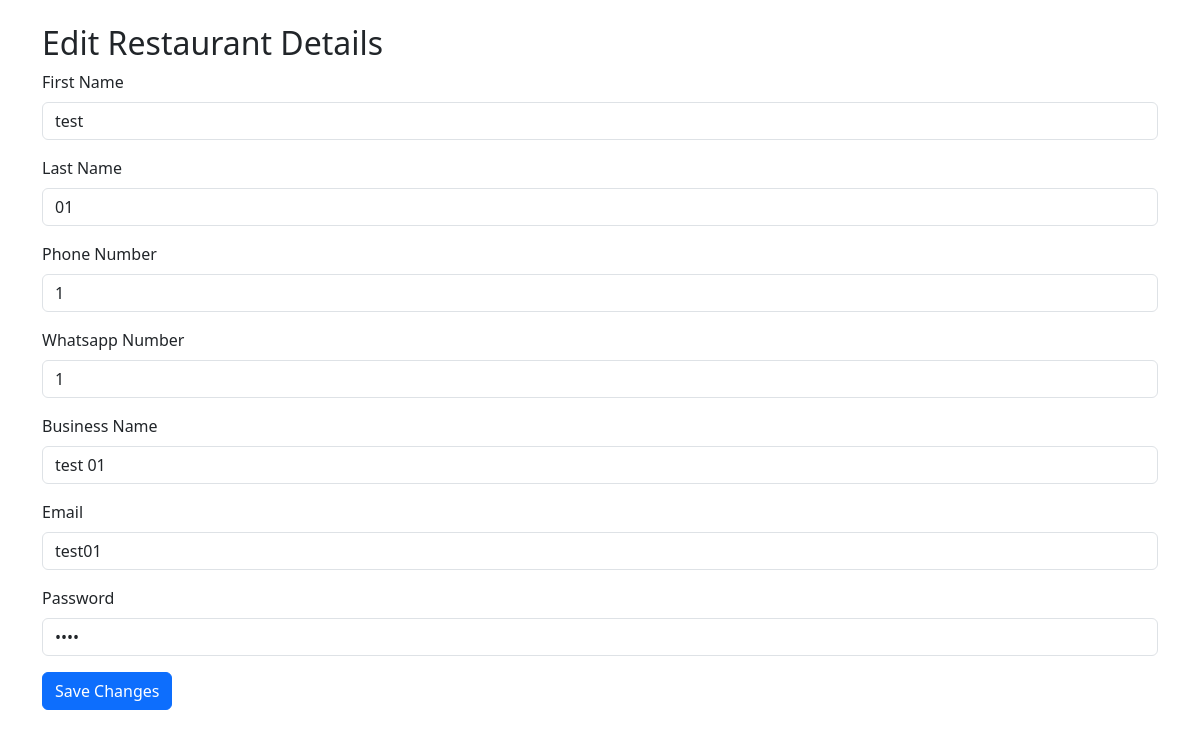
Page /includes/edit_restaurant.php?id=130 (signed in) on the committed database.
### tables this page shows
CREATE TABLE `registered_restaurants` (
  `restaurant_id` int(5) NOT NULL,
  `firstName` varchar(64) NOT NULL,
  `lastName` varchar(64) NOT NULL,
  `phoneNumber` int(10) NOT NULL,
  `whatsappNumber` int(10) NOT NULL,
  `businessName` varchar(24) NOT NULL,
  `email` varchar(64) NOT NULL,
  `password` varchar(20) NOT NULL,
  `reg_date` date NOT NULL DEFAULT current_timestamp(),
  `logo` varchar(255) DEFAULT NULL
);

### includes/edit_restaurant.php (the view, shortened to what this page needs)
<?php
include 'con_db.php';
$restaurantId = $_GET['id'];
$stmt = $conn->prepare("SELECT * FROM registered_restaurants WHERE restaurant_id = ?");
$stmt->bind_param("i", $restaurantId);
$stmt->execute();
$result = $stmt->get_result();
$restaurantData = $result->fetch_assoc();
?>
<!DOCTYPE html>
<html lang="en">
<head>
    <link href="https://cdn.jsdelivr.net/npm/bootstrap@5.3.0/dist/css/bootstrap.min.css" rel="stylesheet">
</head>
<body>
    <div class="container mt-4">
        <h2>Edit Restaurant Details</h2>
        <form action="edit_restaurant.php?id=<?php echo $restaurantId; ?>" method="post">
            <div class="mb-3">
                <label for="firstName" class="form-label">First Name</label>
                <input type="text" class="form-control" id="firstName" name="firstName" value="<?php echo $restaurantData['firstName']; ?>" required>
            </div>
            <div class="mb-3">
                <label for="lastName" class="form-label">Last Name</label>
                <input type="text" class="form-control" id="lastName" name="lastName" value="<?php echo $restaurantData['lastName']; ?>" required>
            </div>
            <div class="mb-3">
                <label for="phoneNumber" class="form-label">Phone Number</label>
                <input type="tel" class="form-control" id="phoneNumber" name="phoneNumber" value="<?php echo $restaurantData['phoneNumber']; ?>" required>
            </div>
            <div class="mb-3">
                <label for="whatsappNumber" class="form-label">Whatsapp Number</label>
                <input type="tel" class="form-control" id="whatsappNumber" name="whatsappNumber" value="<?php echo $restaurantData['whatsappNumber']; ?>">
            </div>
            <div class="mb-3">
                <label for="businessName" class="form-label">Business Name</label>
                <input type="text" class="form-control" id="businessName" name="businessName" value="<?php echo $restaurantData['businessName']; ?>" required>
            </div>
            <div class="mb-3">
                <label for="email" class="form-label">Email</label>
                <input type="email" class="form-control" id="email" name="email" value="<?php echo $restaurantData['email']; ?>" required>
            </div>
            <div class="mb-3">
                <label for="password" class="form-label">Password</label>
                <input type="password" class="form-control" id="password" name="password" value="<?php echo $restaurantData['password']; ?>" required>
            </div>
            <button type="submit" class="btn btn-primary">Save Changes</button>
        </form>
    </div>
</body>
</html>

### rows in the picture
registered_restaurants: firstName "test", lastName "01", phoneNumber "1", whatsappNumber "1", businessName "test 01", email "test01"
